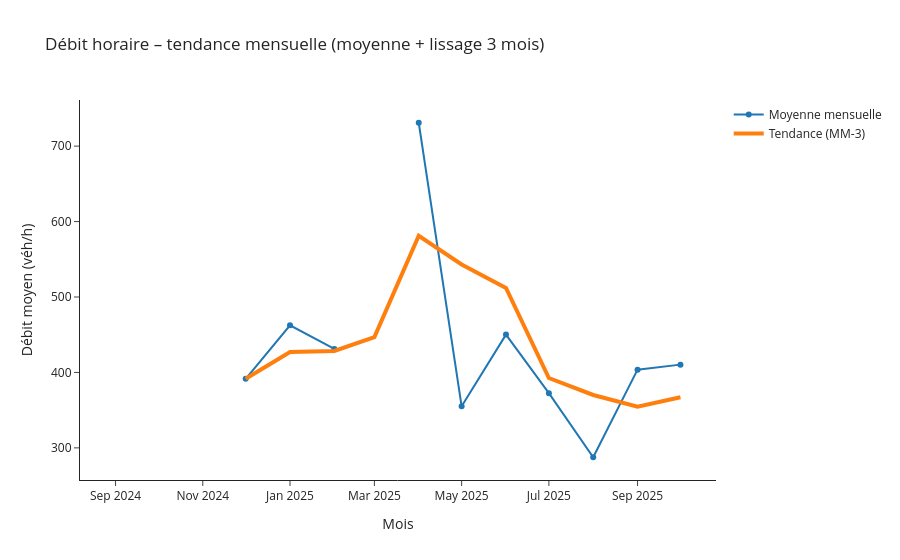

Notebook cell for this chart:
### Code cell
mensuel = (df_axe
           .set_index('Date et heure de comptage')
           .resample('MS')['Débit horaire']
           .mean()
           .to_frame('debit_moyen')
           .reset_index())

mensuel['trend_3m'] = mensuel['debit_moyen'].rolling(3, min_periods=1).mean()

fig = go.Figure()
fig.add_trace(go.Scatter(
    x=mensuel['Date et heure de comptage'], y=mensuel['debit_moyen'],
    mode='lines+markers', name='Moyenne mensuelle'
))
fig.add_trace(go.Scatter(
    x=mensuel['Date et heure de comptage'], y=mensuel['trend_3m'],
    mode='lines', name='Tendance (MM-3)', line=dict(width=4)
))

fig.update_layout(
    title="Débit horaire – tendance mensuelle (moyenne + lissage 3 mois)",
    xaxis_title="Mois",
    yaxis_title="Débit moyen (véh/h)",
    template="simple_white",
    hovermode="x unified"
)
fig.show()

### Figure 1 — Plotly figure (JSON) as saved in the notebook; plotly's stock layout.template omitted (floating-point values rounded to 4 significant figures)
{"data": [{"mode": "lines+markers", "name": "Moyenne mensuelle", "type": "scatter", "x": ["2024-09-01T00:00:00.000000000", "2024-10-01T00:00:00.000000000", "2024-11-01T00:00:00.000000000", "2024-12-01T00:00:00.000000000", "2025-01-01T00:00:00.000000000", "2025-02-01T00:00:00.000000000", "2025-03-01T00:00:00.000000000", "2025-04-01T00:00:00.000000000", "2025-05-01T00:00:00.000000000", "2025-06-01T00:00:00.000000000", "2025-07-01T00:00:00.000000000", "2025-08-01T00:00:00.000000000", "2025-09-01T00:00:00.000000000", "2025-10-01T00:00:00.000000000"], "y": [NaN, NaN, NaN, 391.6, 462.5, 431.2, NaN, 731.0, 355.1, 450.2, 372.6, 287.6, 403.7, 410.3]}, {"line": {"width": 4}, "mode": "lines", "name": "Tendance (MM-3)", "type": "scatter", "x": ["2024-09-01T00:00:00.000000000", "2024-10-01T00:00:00.000000000", "2024-11-01T00:00:00.000000000", "2024-12-01T00:00:00.000000000", "2025-01-01T00:00:00.000000000", "2025-02-01T00:00:00.000000000", "2025-03-01T00:00:00.000000000", "2025-04-01T00:00:00.000000000", "2025-05-01T00:00:00.000000000", "2025-06-01T00:00:00.000000000", "2025-07-01T00:00:00.000000000", "2025-08-01T00:00:00.000000000", "2025-09-01T00:00:00.000000000", "2025-10-01T00:00:00.000000000"], "y": [NaN, NaN, NaN, 391.6, 427.0, 428.4, 446.9, 581.1, 543.1, 512.1, 392.6, 370.1, 354.6, 367.2]}], "layout": {"hovermode": "x unified", "title": {"text": "Débit horaire – tendance mensuelle (moyenne + lissage 3 mois)"}, "xaxis": {"title": {"text": "Mois"}}, "yaxis": {"title": {"text": "Débit moyen (véh/h)"}}}}
